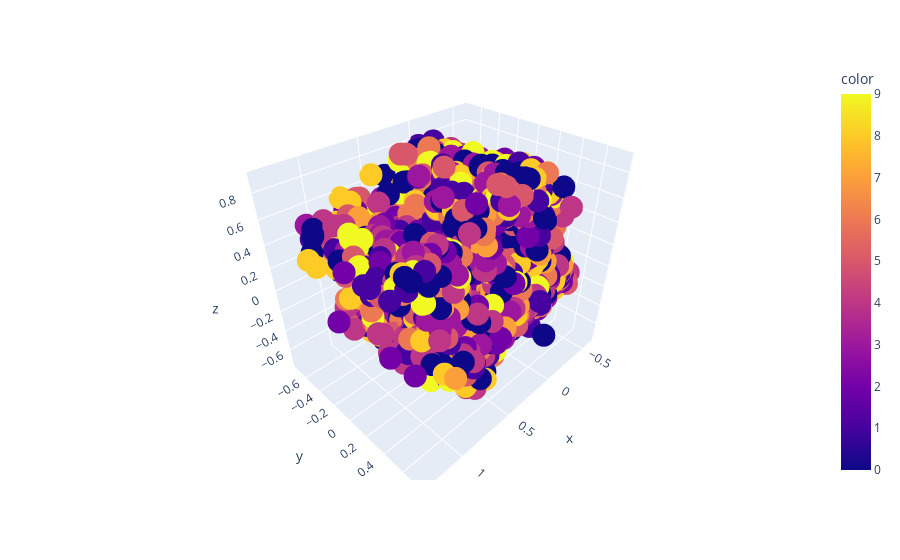

Source (notebook cell):
### Code cell
###
#Your code here. Try PCA with three components
###


y = track_labels
# y = y.map({'Iris-setosa' : 0, 'Iris-virginica' : 1, 'Iris-versicolor':2})

pca = PCA(n_components=3, svd_solver='full')
X_r = pca.fit_transform(df)

scatter3d(X_r, y)

### Figure 1 — Plotly figure (JSON) as saved in the notebook; plotly's stock layout.template omitted (floating-point values rounded to 4 significant figures; data arrays with more than 128 entries replaced by an {"elided": "..."} marker saying what was removed)
{"data": [{"hovertemplate": "x=%{x}<br>y=%{y}<br>z=%{z}<br>color=%{marker.color}<extra></extra>", "legendgroup": "", "marker": {"color": {"elided": "4948 int values"}, "coloraxis": "coloraxis", "symbol": "circle"}, "mode": "markers", "name": "", "scene": "scene", "showlegend": false, "type": "scatter3d", "x": {"elided": "4948 float values"}, "y": {"elided": "4948 float values"}, "z": {"elided": "4948 float values"}}], "layout": {"coloraxis": {"colorbar": {"title": {"text": "color"}}, "colorscale": [[0, "#0d0887"], [0.1111, "#46039f"], [0.2222, "#7201a8"], [0.3333, "#9c179e"], [0.4444, "#bd3786"], [0.5556, "#d8576b"], [0.6667, "#ed7953"], [0.7778, "#fb9f3a"], [0.8889, "#fdca26"], [1, "#f0f921"]]}, "legend": {"tracegroupgap": 0}, "margin": {"t": 60}, "scene": {"domain": {"x": [0, 1], "y": [0, 1]}, "xaxis": {"title": {"text": "x"}}, "yaxis": {"title": {"text": "y"}}, "zaxis": {"title": {"text": "z"}}}}}
